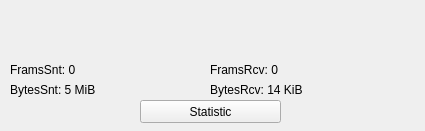
<?xml version="1.0" encoding="UTF-8"?>
<ui version="4.0">
 <class>HostInfoPopup</class>
 <widget class="QWidget" name="HostInfoPopup">
  <property name="geometry">
   <rect>
    <x>0</x>
    <y>0</y>
    <width>425</width>
    <height>131</height>
   </rect>
  </property>
  <property name="windowTitle">
   <string>Form</string>
  </property>
  <property name="autoFillBackground">
   <bool>true</bool>
  </property>
  <widget class="QLabel" name="labelAddr">
   <property name="geometry">
    <rect>
     <x>10</x>
     <y>40</y>
     <width>41</width>
     <height>20</height>
    </rect>
   </property>
   <property name="font">
    <font>
     <pointsize>10</pointsize>
     <weight>75</weight>
     <bold>true</bold>
    </font>
   </property>
   <property name="text">
    <string/>
   </property>
   <property name="alignment">
    <set>Qt::AlignLeading|Qt::AlignLeft|Qt::AlignVCenter</set>
   </property>
  </widget>
  <widget class="QLabel" name="labelAddrField">
   <property name="geometry">
    <rect>
     <x>70</x>
     <y>30</y>
     <width>361</width>
     <height>20</height>
    </rect>
   </property>
   <property name="font">
    <font>
     <pointsize>10</pointsize>
     <weight>75</weight>
     <bold>true</bold>
    </font>
   </property>
   <property name="text">
    <string/>
   </property>
   <property name="alignment">
    <set>Qt::AlignLeading|Qt::AlignLeft|Qt::AlignVCenter</set>
   </property>
   <property name="textInteractionFlags">
    <set>Qt::TextSelectableByMouse</set>
   </property>
  </widget>
  <widget class="QPushButton" name="buttonStatistic">
   <property name="geometry">
    <rect>
     <x>140</x>
     <y>100</y>
     <width>141</width>
     <height>23</height>
    </rect>
   </property>
   <property name="autoFillBackground">
    <bool>false</bool>
   </property>
   <property name="text">
    <string>Statistic</string>
   </property>
  </widget>
  <widget class="QLabel" name="labelHostname">
   <property name="geometry">
    <rect>
     <x>10</x>
     <y>10</y>
     <width>411</width>
     <height>31</height>
    </rect>
   </property>
   <property name="font">
    <font>
     <pointsize>12</pointsize>
     <weight>75</weight>
     <italic>false</italic>
     <bold>true</bold>
    </font>
   </property>
   <property name="text">
    <string/>
   </property>
   <property name="alignment">
    <set>Qt::AlignLeading|Qt::AlignLeft|Qt::AlignVCenter</set>
   </property>
   <property name="textInteractionFlags">
    <set>Qt::TextSelectableByMouse</set>
   </property>
  </widget>
  <widget class="QLabel" name="labelBytesSnt">
   <property name="geometry">
    <rect>
     <x>10</x>
     <y>80</y>
     <width>251</width>
     <height>20</height>
    </rect>
   </property>
   <property name="text">
    <string>BytesSnt: 5 MiB</string>
   </property>
  </widget>
  <widget class="QLabel" name="labelBytesRcv">
   <property name="geometry">
    <rect>
     <x>210</x>
     <y>80</y>
     <width>301</width>
     <height>20</height>
    </rect>
   </property>
   <property name="text">
    <string>BytesRcv: 14 KiB</string>
   </property>
  </widget>
  <widget class="QLabel" name="labelFramesSnt">
   <property name="geometry">
    <rect>
     <x>10</x>
     <y>60</y>
     <width>251</width>
     <height>20</height>
    </rect>
   </property>
   <property name="text">
    <string>FramsSnt: 0</string>
   </property>
  </widget>
  <widget class="QLabel" name="labelFramesRcv">
   <property name="geometry">
    <rect>
     <x>210</x>
     <y>60</y>
     <width>301</width>
     <height>20</height>
    </rect>
   </property>
   <property name="text">
    <string>FramsRcv: 0</string>
   </property>
  </widget>
 </widget>
 <resources/>
 <connections/>
</ui>
